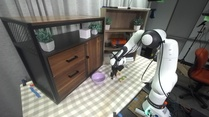
#> input picture data/left_30.jpg, 209 x 117 px, shrunk from 1280 x 720 before the run
$ jupyter execute hw3.ipynb   (shell and % lines are left out)
#> lines starting #> are read from the running program, lines starting #| are printed output that depends on the picture; long printed decimals are rounded
### code/lse.py
import numpy as np

def least_squares_estimation(X1, X2):
	"""
	inputs:
	X1: Nx3 Matrix Calibrated Point
	X2: Nx3 Matrix Calibrated Point
	X1 ~ X2

	rets:
	E: Essential Matrix using 8 point algorithm
	"""
	##### STUDENT CODE START #####
	#set up A
	N = len(X1)
	A = np.empty((N,9))

	for n in range(N):
		pr = X1[n]
		pl = X2[n]
		for i in range(3):
			for j in range(3):
				A[n][3*i+j] = pl[i] * pr[j]

	#2
	_, _, Vt = np.linalg.svd(A)
	v9 = Vt[8] # 1x9
	E = v9.reshape(3,3)	#3x3

	#3
	U, _, Vt = np.linalg.svd(E)
	S = np.diag([1, 1, 0])
	return U @ S @ Vt

	##### STUDENT CODE END #####
	return E

### code/ransac.py
from lse import least_squares_estimation
import numpy as np
# import tqdm
# import scipy.spatial as ss


def ransac_estimator(X1, X2, num_iterations=60000):
    """
    Estimates the essential matrix using RANSAC algorithm.

    Inputs:
    - X1: Nx3 Matrix, Calibrated points from first camera
    - X2: Nx3 Matrix, Calibrated points from second camera
    - num_iterations: int, Number of RANSAC iterations (default: 60000)

    Outputs:
    - E: 3x3 Matrix, Best essential matrix found
    - inliers: ndarray of shape (n,), Indices of inlier matches
    """
    sample_size = 8

    eps = 1e-4

    best_num_inliers = -1
    best_inliers = None
    best_E = None

    for i in range(num_iterations):
        # permuted_indices = np.random.permutation(np.arange(X1.shape[0]))
        permuted_indices = np.random.RandomState(seed=(i*10)).permutation(np.arange(X1.shape[0]))
        sample_indices = permuted_indices[:sample_size]
        test_indices = permuted_indices[sample_size:]

        """
        E: ndarray of shape (3,3)
            Essential matrix.
        inliers: ndarray of shape (n,)
            Indices of inlier matches.
        """
        ##### STUDENT CODE START #####
        X1 = np.asarray(X1)
        X2 = np.asarray(X2)
        X1_8 = X1[sample_indices]
        X2_8 = X2[sample_indices]

        E = least_squares_estimation(X1_8, X2_8)
        inlier_indices = []
        e3_skew = [[0, -1, 0],[1, 0, 0],[0,0,0]]

        for j, x1_test in enumerate(X1):
            if j in sample_indices:
                continue

            x2_test = X2[j]
            Ex1  = x1_test @ E.T
            Etx2 = x2_test @ E

            num = np.sum(x2_test * Ex1) ** 2
            d_x2_x1 = num / (Ex1[0]**2  + Ex1[1]**2)
            d_x1_x2 = num / (Etx2[0]**2 + Etx2[1]**2)

            if (d_x2_x1 + d_x1_x2) < 10**-4:
                inlier_indices.append(j)
        inliers = np.asarray(inlier_indices)

        ##### STUDENT CODE END #####

        if inliers.shape[0] > best_num_inliers:
            best_num_inliers = inliers.shape[0]
            best_E = E
            best_inliers = inliers


    return best_E, best_inliers

# [16 lines that do not run on import are left out]

### code/plot_epi.py
import matplotlib
import matplotlib.pyplot as plt
import numpy as np
import cv2

def plot_lines(lines, h, w):
    """
    Utility function to plot lines
    NO NEED TO MODIFY
    """

    for i in range(lines.shape[1]):
        # plt.close('all')
        if abs(lines[0, i] / lines[1, i]) < 1:
            y0 = -lines[2, i] / lines[1, i]
            yw = y0 - w * lines[0, i] / lines[1, i]
            plt.plot([0, w], [y0, yw])
            # plt.clf()
            # plt.show()
            # plt.savefig(filename)
        else:
            x0 = -lines[2, i] / lines[0, i]
            xh = x0 - h * lines[1, i] / lines[0, i]
            plt.plot([x0, xh], [0, h])
            # plt.clf
            # plt.show()
            # plt.savefig(filename)


def plot_epipolar_lines(image1, image2, uncalibrated_1, uncalibrated_2, E, K, plot=True):
    """
    Plots the epipolar lines on the images

    inputs:
    - image1: HxWx3 Matrix, First Image (Left)
    - image2: HxWx3 Matrix, Second Image (Right)
    - uncalibrated_1: Nx3 Matrix, Uncalibrated Points from Image1 (Homogeneous Coordinates)
    - uncalibrated_2: Nx3 Matrix, Uncalibrated Points from Image2 (Homogeneous Coordinates)
    - E: 3x3 Matrix, Essential Matrix
    - K: 3x3 Matrix, Intrinsic Camera Matrix
    - plot: Boolean, If True, displays the images with epipolar lines overlaid. If False, returns epipolar line equations.
    """

    ##### STUDENT CODE START #####
    K_inv = np.linalg.inv(K)
    F = K_inv.T @ E @ K_inv

    epipolar_lines_in_2 = F @ uncalibrated_1       # 3 x N
    epipolar_lines_in_1 = F.T @ uncalibrated_2     # 3 x N
    ##### STUDENT CODE END #####

    if(plot):

        plt.figure(figsize=(6.4*3, 4.8*3))
        ax = plt.subplot(1, 2, 1)
        ax.set_xlim([0, image1.shape[1]])
        ax.set_ylim([image1.shape[0], 0])
        plt.imshow(image1[:, :, ::-1])
        plot_lines(epipolar_lines_in_1, image1.shape[0], image1.shape[1])

        ax = plt.subplot(1, 2, 2)
        ax.set_xlim([0, image1.shape[1]])
        ax.set_ylim([image1.shape[0], 0])
        plt.imshow(image2[:, :, ::-1])
        plot_lines(epipolar_lines_in_2, image2.shape[0], image2.shape[1])
        plt.savefig('result/epipolar_lines.png', bbox_inches='tight', dpi=150)

    else:
        return epipolar_lines_in_1, epipolar_lines_in_2


### code/pose.py
import numpy as np

def pose_candidates_from_E(E):
	"""
	Computes four possible camera poses (rotation and translation) from the essential matrix.

    Inputs:
    - E: 3x3 Matrix, Essential Matrix

    Outputs:
    - transform_candidates: List of 4 dictionaries, each containing:
        - "T": 3x1 Vector, Translation vector
        - "R": 3x3 Matrix, Rotation matrix
	"""
	##### STUDENT CODE START #####
	U, _, Vt = np.linalg.svd(E)
	if np.linalg.det(U) * np.linalg.det(Vt) < 0:
		Vt[2, :] *= -1
	print("det U:", np.linalg.det(U), " det Vt:", np.linalg.det(Vt))
	Rz = np.array([[0, -1, 0],[1,  0, 0],[0,  0, 1]])
	T = U[:, 2]
	R_a = U @ Rz.T @ Vt
	R_b = U @ Rz @ Vt
	transform_candidates = [
        {"T":  T, "R": R_a},
        {"T":  T, "R": R_b},
        {"T": -T, "R": R_a},
        {"T": -T, "R": R_b},
    ]

    ##### STUDENT CODE END #####

	return transform_candidates

### code/recon3d.py
import numpy as np

def reconstruct3D(transform_candidates, calibrated_1, calibrated_2):
	"""
	Selects the correct camera pose from 4 candidates by triangulating points.

	This function selects (T,R) among the 4 candidates transform_candidates
	such that all triangulated points are in front of both cameras.

	Inputs:
	- transform_candidates: List of 4 dictionaries, each containing "T" and "R"
	- calibrated_1: Nx3 Matrix, Calibrated points from first camera
	- calibrated_2: Nx3 Matrix, Calibrated points from second camera

	Outputs:
	- P1: Nx3 Matrix, 3D points in camera 1 coordinate frame
	- P2: Nx3 Matrix, 3D points in camera 2 coordinate frame
	- T: 3x1 Vector, Best translation vector
	- R: 3x3 Matrix, Best rotation matrix
	"""
	best_num_front = -1
	best_candidate = None
	best_lambdas = None
	for candidate in transform_candidates:
		R = candidate['R']
		T = candidate['T']

		##### STUDENT CODE START #####
		N = calibrated_1.shape[0]
		lambdas = np.zeros((2, N))

		for i in range(N):
			A = np.column_stack([R @ calibrated_1[i], -calibrated_2[i]])   # 3 x 2
			lambdas[:, i] = np.linalg.lstsq(A, -T)[0]
		##### STUDENT CODE END #####

		num_front = np.sum(np.logical_and(lambdas[0]>0, lambdas[1]>0))

		if num_front > best_num_front:
			best_num_front = num_front
			best_candidate = candidate
			best_lambdas = lambdas
			print("best", num_front, best_lambdas[0].shape)
		else:
			print("not best", num_front)


	# lambdas[0] = lambda1 (cam1 depths), lambdas[1] = lambda2 (cam2 depths)
	P1 = best_lambdas[0].reshape(-1, 1) * calibrated_1  # 3D points in cam1 frame
	P2 = best_lambdas[1].reshape(-1, 1) * calibrated_2  # 3D points in cam2 frame
	T = best_candidate['T']
	R = best_candidate['R']
	return P1, P2, T, R

### code/show_reproj.py
import numpy as np
import matplotlib.pyplot as plt

def show_reprojections(image1, image2, uncalibrated_1, uncalibrated_2, P1, P2, K, T, R, plot=True):
	"""
	Reprojects 3D points back to both images to visualize reconstruction accuracy.

	Inputs:
	- image1: HxWx3 Matrix, First image
	- image2: HxWx3 Matrix, Second image
	- uncalibrated_1: 2xN or 3xN Matrix, Original keypoints from image1
	- uncalibrated_2: 2xN or 3xN Matrix, Original keypoints from image2
	- P1: Nx3 Matrix, 3D points in camera 1 coordinate frame
	- P2: Nx3 Matrix, 3D points in camera 2 coordinate frame
	- K: 3x3 Matrix, Intrinsic camera matrix
	- T: 3x1 Vector, Translation vector
	- R: 3x3 Matrix, Rotation matrix
	- plot: Boolean, If True displays images with reprojections; if False returns projection matrices

	Outputs (if plot=False):
	- P1proj: Nx3 Matrix, Homogeneous coordinates of P1 projected to image2
	- P2proj: Nx3 Matrix, Homogeneous coordinates of P2 projected to image1
	"""

	##### STUDENT CODE START #####
	T = np.asarray(T).reshape(3, 1)

	# cam-1 points -> cam 2's frame (P2 = R P1 + T) -> pixels
	P1_in_cam2 = R @ P1.T + T # 3 x N
	P1proj = (K @ P1_in_cam2).T # N x 3

	# cam-2 points -> cam 1's frame (P1 = R^T (P2 - T)) -> pixels
	P2_in_cam1 = R.T @ (P2.T - T) # 3 x N
	P2proj = (K @ P2_in_cam1).T # N x 3
	##### STUDENT CODE END #####

	if (plot):
		plt.figure(figsize=(6.4*3, 4.8*3))
		ax = plt.subplot(1, 2, 1)
		ax.set_xlim([0, image1.shape[1]])
		ax.set_ylim([image1.shape[0], 0])
		plt.imshow(image1[:, :, ::-1])
		plt.plot(P2proj[:, 0] / P2proj[:, 2],
			P2proj[:, 1] / P2proj[:, 2], 'bs')
		plt.plot(uncalibrated_1[0, :], uncalibrated_1[1, :], 'ro')

		ax = plt.subplot(1, 2, 2)
		ax.set_xlim([0, image1.shape[1]])
		ax.set_ylim([image1.shape[0], 0])
		plt.imshow(image2[:, :, ::-1])
		plt.plot(P1proj[:, 0] / P1proj[:, 2],
			P1proj[:, 1] / P1proj[:, 2], 'bs')
		plt.plot(uncalibrated_2[0, :], uncalibrated_2[1, :], 'ro')
		plt.savefig('result/show_reproj.png', bbox_inches='tight', dpi=150)

	else:
		return P1proj, P2proj

### hw3.ipynb
# CIS 5800: HW3C — 3D Reconstruction (Fall 2026)

**Student notebook** — run this notebook from the `homework_3/` folder, with `data/` and `code/` as siblings of this file. In Google Colab, first upload and extract the student ZIP into `/content/`, then run `%cd /content/homework_3` before executing notebook cells.

**Correspondence generation is part of this assignment.** The images are provided, but no precomputed keypoints, descriptors, or point correspondences are supplied. Run the SIFT feature detection and matching cells below to generate correspondences, then use them in your implementations of essential-matrix estimation, RANSAC, pose recovery, triangulation, and reprojection.

Only modify the marked `##### STUDENT CODE START #####` sections in `lse.py`, `plot_epi.py`, `pose.py`, `ransac.py`, `recon3d.py`, and `show_reproj.py`. Submit only those six Python files. The notebook and optional interactive visualizer are debugging tools and are not submitted.

See the accompanying HW3 handout for complete instructions.

[cell 1]

import matplotlib.pyplot as plt
import cv2
import numpy as np
from pathlib import Path
import sys

# Notebook must run from homework_3/ (also works in Colab after %cd).
assert Path('data/left_30.jpg').is_file() and Path('data/right_30.jpg').is_file(), (
    'Cannot find images. Extract the student ZIP and run this notebook '
    'from the homework_3 directory (in Colab: %cd /content/homework_3).')
Path('result').mkdir(exist_ok=True)
sys.path.insert(0, str(Path('code').resolve()))
np.random.seed(42)
print('OpenCV:', cv2.__version__)
assert hasattr(cv2, 'SIFT_create'), 'OpenCV SIFT is missing; install a recent opencv-python version.'

## Step 1 — Load the supplied camera images

The images are supplied; **correspondences are not**. The next cells will compute keypoints, descriptors, and matched pixel positions directly from this image pair.

[cell 2]
# load the images
im_left = cv2.imread('data/left_30.jpg')
#> im_left is the input picture: shape (117, 209, 3); mean B, G, R 108.5, 113.7, 116.2
print("image shape:", im_left.shape)
#| image shape: (117, 209, 3)
plt.imshow(im_left[:, :, ::-1])
plt.figure()
im_right = cv2.imread('data/right_30.jpg')
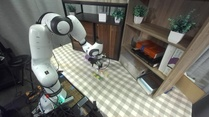
#> input picture data/right_30.jpg, 209 x 117 px, shrunk from 1280 x 720 before the run
#> im_right is the input picture: shape (117, 209, 3); mean B, G, R 105.6, 112.9, 113.3
plt.imshow(im_right[:, :, ::-1])
images = [im_left, im_right]

[cell 3]
# Both provided views are rectified; use zero distortion as specified in the handout.
f1 = f2 = 967.0
u0, v0 = 640.0, 360.0
K = np.array([[f1, 0, u0],
              [0, f2, v0],
              [0, 0, 1]], dtype=float)
print('K =\n', K)

## Step 2 — Generate correspondences using SIFT

Run the **provided** cells below. They detect SIFT keypoints in both images, compute descriptors, and match them with a brute-force descriptor matcher. You do **not** need to implement SIFT or manually label correspondences. Inspect the matches; some will be outliers, which your RANSAC implementation will remove later.

The resulting matched point arrays are extracted from these matches and calibrated with $K^{-1}$ before the eight-point algorithm.

[cell 4]
""" Detects SIFT features in all of the images
"""
keypoints = []
descriptions = []
for im in images:
  gray= cv2.cvtColor(im,cv2.COLOR_BGR2GRAY)

  sift = cv2.SIFT_create()
  kp, des = sift.detectAndCompute(gray,None)

  keypoints.append(kp)
  descriptions.append(des)

  plt.figure(figsize=(6.4*2, 4.8*2))
  out_im = cv2.drawKeypoints(gray,kp, gray, flags=cv2.DRAW_MATCHES_FLAGS_DRAW_RICH_KEYPOINTS)

  plt.imshow(out_im)
  plt.savefig('result/sift_keypoints_{}.png'.format(len(keypoints)), bbox_inches='tight', dpi=150)
#> this loop made 2 passes
#> pass 1, `gray= cv2.cvtColor(im,cv2.COLOR_BGR2GRAY)`:
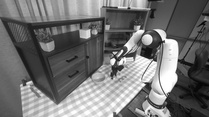
#> gray: shape (117, 209); min 2, max 255, mean 113.8
#> pass 1, `out_im = cv2.drawKeypoints(gray,kp, gray, flags=cv2.DRAW_MATCHES_FLAGS..`:
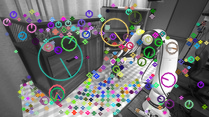
#> out_im: shape (117, 209, 3); mean of channels 0, 1, 2 113.6, 113.3, 112.6; drawn as B, G, R
#> pass 2, `gray= cv2.cvtColor(im,cv2.COLOR_BGR2GRAY)`:
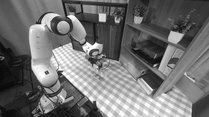
#> gray: shape (117, 209); min 7, max 255, mean 112.2
#> pass 2, `out_im = cv2.drawKeypoints(gray,kp, gray, flags=cv2.DRAW_MATCHES_FLAGS..`:
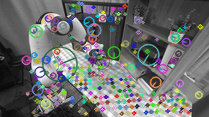
#> out_im: shape (117, 209, 3); mean of channels 0, 1, 2 108.9, 109.1, 108; drawn as B, G, R
#> after the loop, descriptions = 2 items; keypoints = 2 items

[cell 5]
""" Matches the detected keypoints between the images
"""

bf = cv2.BFMatcher(cv2.NORM_L2, crossCheck=True)
matches = bf.match(descriptions[0], descriptions[1])
#> matches = 88 matches

print("num matches", len(matches))
#| num matches 88

matched_image = cv2.drawMatches(images[0][:, :, ::-1], keypoints[0], images[1][:, :, ::-1], keypoints[1], matches, None, flags=2)
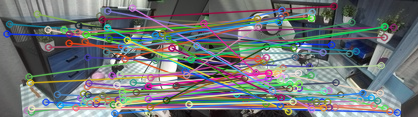
#> matched_image: shape (117, 418, 3); mean of channels 0, 1, 2 118.4, 117, 111.8; drawn as B, G, R
plt.figure(figsize=(6.4*2, 4.8*2))
plt.title("All Matches")
plt.imshow(matched_image)

[cell 6]
""" Compute calibrated coordinates
K is already defined in the calibration cell above.
"""
uncalibrated_1 = [[keypoints[0][match.queryIdx].pt[0], keypoints[0][match.queryIdx].pt[1], 1] for match in matches]
#> uncalibrated_1 = 88 items, first 6: [6.5, 33.48, 1], [9.22, 23.66, 1], [26.9, 110.2, 1], [28.48, 76.48, 1], [29.93, 82.35, 1], [30.86, 111.6, 1]
uncalibrated_2 = [[keypoints[1][match.trainIdx].pt[0], keypoints[1][match.trainIdx].pt[1], 1] for match in matches]
#> uncalibrated_2 = 88 items, first 6: [122.1, 44.48, 1], [146.8, 50.9, 1], [156.9, 100.4, 1], [175.3, 26.24, 1], [39.51, 71.72, 1], [101.6, 75, 1]

uncalibrated_1 = np.array(uncalibrated_1).T
uncalibrated_2 = np.array(uncalibrated_2).T

k_inv = np.linalg.inv(K)

calibrated_1 = np.matmul(k_inv, uncalibrated_1).T
#> calibrated_1 = 88 rows, first 8: [-0.655, -0.338, 1], [-0.652, -0.348, 1], [-0.634, -0.258, 1], [-0.632, -0.293, 1], [-0.631, -0.287, 1], [-0.63, -0.257, 1], [-0.63, -0.261, 1], [-0.63, -0.261, 1]
calibrated_2 = np.matmul(k_inv, uncalibrated_2).T
#> calibrated_2 = 88 rows, first 8: [-0.536, -0.326, 1], [-0.51, -0.32, 1], [-0.5, -0.268, 1], [-0.481, -0.345, 1], [-0.621, -0.298, 1], [-0.557, -0.295, 1], [-0.487, -0.261, 1], [-0.487, -0.261, 1]

assert len(matches) >= 8, 'Need at least eight correspondences for the eight-point algorithm.'
print('Generated', len(matches), 'raw SIFT correspondences')
#| Generated 88 raw SIFT correspondences
print('Pixel points (3xN):', uncalibrated_1.shape, uncalibrated_2.shape)
#| Pixel points (3xN): (3, 88) (3, 88)
print('Calibrated points (Nx3):', calibrated_1.shape, calibrated_2.shape)
#| Calibrated points (Nx3): (88, 3) (88, 3)

Let's test your `least_squares_estimation` method.

[cell 7]
from lse import least_squares_estimation

E_least = least_squares_estimation(calibrated_1, calibrated_2)
#> in least_squares_estimation, `N = len(X1)`: N = 88
#> the loop in least_squares_estimation, `for n in range(N):` made 88 passes
#> (pr, pl) on passes 1 to 4: ([-0.655, -0.338, 1], [-0.536, -0.326, 1]), ([-0.652, -0.348, 1], [-0.51, -0.32, 1]), ([-0.634, -0.258, 1], [-0.5, -0.268, 1]), ([-0.632, -0.293, 1], [-0.481, -0.345, 1])
#> in least_squares_estimation, `v9 = Vt[8]`: v9 = [0.0123, 0.133, 0.0519, -0.0972, -0.902, -0.339, -0.0246, -0.19, -0.0718]
#> in least_squares_estimation, `E = v9.reshape(3,3)`: E = [[0.0123, 0.133, 0.0519], [-0.0972, -0.902, -0.339], [-0.0246, -0.19, -0.0718]]
#> in least_squares_estimation, `U, _, Vt = np.linalg.svd(E)`: U = [[-0.143, -0.521, -0.842], [0.968, 0.102, -0.228], [0.205, -0.847, 0.49]]; Vt = [[-0.101, -0.931, -0.351], [0.983, -0.0396, -0.178], [-0.152, 0.363, -0.919]]
#> E_least = [[-0.498, 0.154, 0.143], [0.0028, -0.906, -0.358], [-0.854, -0.157, 0.079]]
print("E least", E_least)
#| E least [[-0.4977  0.1541  0.1429]
#|  [ 0.002801  -0.9056 -0.3576]
#|  [-0.854 -0.1572  0.079 ]]

Let's test your `ransac_estimator` method.

[cell 8]
from ransac import ransac_estimator

# running this cell will take a while!!!

E_ransac, inliers = ransac_estimator(calibrated_1, calibrated_2, num_iterations=2000)
#> after the loop in ransac_estimator, `for i in range(num_iterations):`: X1 has the same summary as calibrated_1 outside ransac_estimator; X2 has the same summary as calibrated_2 outside ransac_estimator; best_inliers = 29 values from 0 to 85; best_num_inliers = 29
#> E_ransac = [[-0.112, 0.829, 0.209], [0.875, -0.14, 0.379], [0.215, 0.467, 0.252]]; inliers = 29 values from 0 to 85
# For a longer RANSAC run, increase num_iterations (e.g., to 60000).
print("E_ransac", E_ransac)
#| E_ransac [[-0.1117  0.8288  0.2093]
#|  [ 0.8751 -0.1405  0.3789 ]
#|  [ 0.215  0.4667   0.2524]]
print("Num inliers", inliers.shape)
#| Num inliers (29,)

inlier_matches = [matches[i] for i in inliers]
#> inlier_matches = 29 matches

matched_image = cv2.drawMatches(images[0][:, :, ::-1],
                                keypoints[0],
                                images[1][:, :, ::-1],
                                keypoints[1],
                                inlier_matches, None, flags=2)
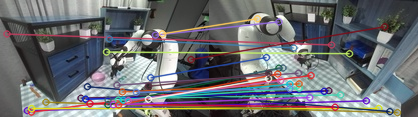
#> matched_image: shape (117, 418, 3); mean of channels 0, 1, 2 113.6, 110.2, 109.1; drawn as B, G, R
plt.figure(figsize=(6.4*2, 4.8*2))
plt.title("RANSAC Inlier Matches")
plt.imshow(matched_image)
plt.savefig('result/ransac_inlier_matches.png', bbox_inches='tight', dpi=150)

[cell 9]
from plot_epi import plot_epipolar_lines

uncalibrated_inliers_1 = [[keypoints[0][match.queryIdx].pt[0], keypoints[0][match.queryIdx].pt[1], 1] for match in inlier_matches]
#> uncalibrated_inliers_1 = 29 items, first 6: [6.5, 33.48, 1], [26.9, 110.2, 1], [30.86, 111.6, 1], [31.18, 108.1, 1], [31.18, 108.1, 1], [45.46, 101.8, 1]
uncalibrated_inliers_2 = [[keypoints[1][match.trainIdx].pt[0], keypoints[1][match.trainIdx].pt[1], 1] for match in inlier_matches]
#> uncalibrated_inliers_2 = 29 items, first 6: [122.1, 44.48, 1], [156.9, 100.4, 1], [101.6, 75, 1], [169.3, 108, 1], [169.3, 108, 1], [188, 112.1, 1]
uncalibrated_inliers_1 = np.array(uncalibrated_inliers_1).T
uncalibrated_inliers_2 = np.array(uncalibrated_inliers_2).T

plot_epipolar_lines(images[0], images[1], uncalibrated_inliers_1, uncalibrated_inliers_2, E_ransac, K)
#> in plot_epipolar_lines, `F = K_inv.T @ E @ K_inv`: F = [[-1.2e-07, 8.86e-07, -2.62e-05], [9.36e-07, -1.5e-07, -0.000153], [-3.81e-05, -3.05e-05, 0.00816]]
#> the loop in plot_lines, `for i in range(lines.shape[1]): # plt.close('all')` made 29 passes
#> (y0, yw) on passes 1 to 4: (25.94, 58.46), (121, 37.96), (123.9, 37.34), (123.9, 37.34)
#> the loop in plot_lines (call 2), `for i in range(lines.shape[1]): # plt.close('all')` made 29 passes
#> (y0, yw) on passes 1 to 4: (45.33, 49.09), (26.09, 125), (25.36, 127.8), (26.2, 124.5)
#> in plot_epipolar_lines, `plt.savefig('result/epipolar_lines.png', bbox_inches='tight', dpi=150)`:
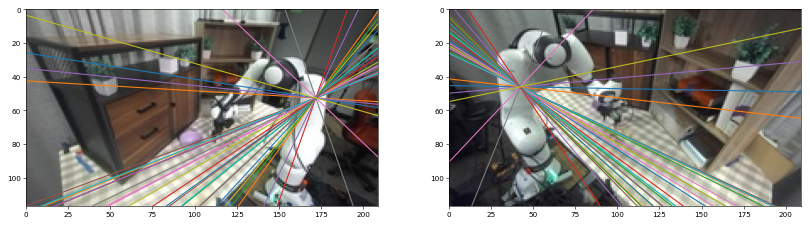
#> figure drawn by matplotlib, 2 panels
plt.savefig('result/epipolar_lines.png', bbox_inches='tight', dpi=150)

Let's test your `pose_candidates_from_E` method.

[cell 10]
from pose import pose_candidates_from_E

transform_candidates = pose_candidates_from_E(E_ransac)
#> in pose_candidates_from_E, `U, _, Vt = np.linalg.svd(E)`: U = [[-0.853, -0.123, -0.507], [0.0191, 0.964, -0.266], [-0.521, 0.237, 0.82]]; Vt = [[-1.56e-16, -0.953, -0.303], [0.908, -0.127, 0.399], [0.419, 0.275, -0.865]]
#| det U: -1  det Vt: -1.000
#> in pose_candidates_from_E, `T = U[:, 2]`: T = [-0.507, -0.266, 0.82]
#> in pose_candidates_from_E, `R_a = U @ Rz.T @ Vt`: R_a = [[-0.987, -0.148, 0.0607], [-0.0941, 0.843, 0.53], [-0.13, 0.517, -0.846]]
#> in pose_candidates_from_E, `R_b = U @ Rz @ Vt`: R_b = [[0.562, -0.13, 0.816], [-0.129, -0.989, -0.0692], [0.817, -0.0663, -0.573]]
#> transform_candidates = 4 items
print("transform_candidates", transform_candidates)
#| transform_candidates [{'T': array([-0.5068, -0.2662,  0.8199]), 'R': array([[-0.9871, -0.1484,  0.06071],
#|        [-0.09414,  0.8428,  0.5299],
#|        [-0.1298,  0.5173, -0.8459]])}, {'T': array([-0.5068, -0.2662,  0.8199]), 'R': array([[ 0.5625, -0.1303,  0.8165],
#> (further printed lines are left out)
for c in transform_candidates:
  print(np.linalg.det(c['R']))
#> this loop made 4 passes
#| 1.0
#| 1
#> (further printed lines are left out)
#> the loop in reconstruct3D, `for candidate in transform_candidates:` made 4 passes
#> (T, N, num_front, best_num_front) on pass 1: ([-0.507, -0.266, 0.82], 29, 28, 28)
#> (printed output is left out)

np.array([[0, -1, 0], [1, 0, 0], [0, 0, 1]]).T

[cell 11]
def plot_reconstruction(P1, P2, T, R):
  P1trans = (R @ P1.T).T + T

  plt.figure(figsize=(6.4*2, 4.8*2))
  ax = plt.axes()
  ax.set_xlabel('x')
  ax.set_ylabel('z')

  for i in range(P1.shape[0]):
    plt.plot([0, P2[i, 0]], [0, P2[i, 2]], 'bs-')
    plt.plot([T[0], P1trans[i, 0]], [T[2], P1trans[i, 2]], 'ro-')
  plt.plot([0], [0], 'bs')
  plt.plot([T[0]], [T[2]], 'ro')
  plt.savefig('result/reconstruction.png', bbox_inches='tight', dpi=150)
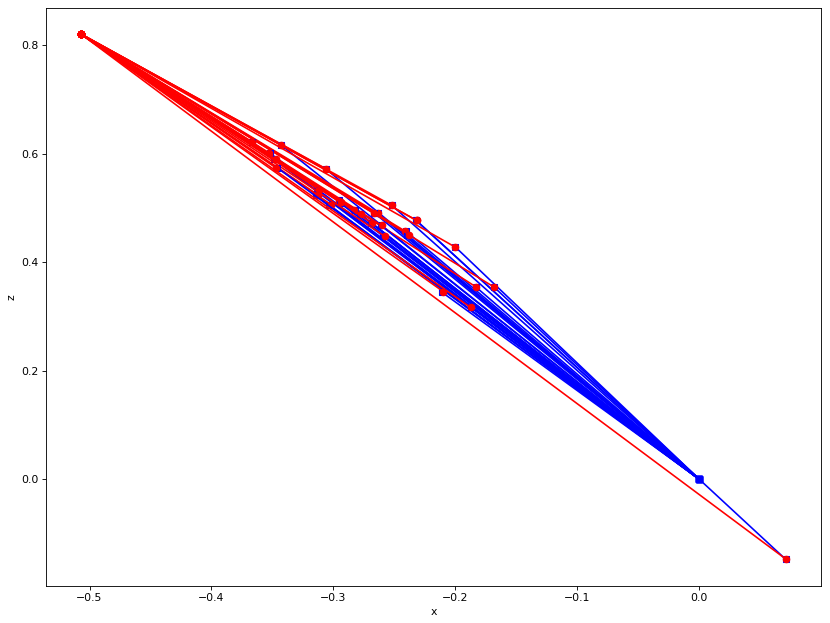
#> figure drawn by matplotlib, 1 panel

Let's test your `reconstruct3D` method.

[cell 12]
from recon3d import reconstruct3D

P1, P2, T, R = reconstruct3D(transform_candidates, calibrated_1[inliers], calibrated_2[inliers])

plot_reconstruction(P1, P2, T, R)

Let's test your `show_reprojections` method. This will display the reprojections on the two images.

[cell 13]
from show_reproj import show_reprojections

show_reprojections(images[0], images[1], uncalibrated_inliers_1, uncalibrated_inliers_2, P1, P2, K, T, R)
#> in show_reprojections, `plt.savefig('result/show_reproj.png', bbox_inches='tight', dpi=150)`:
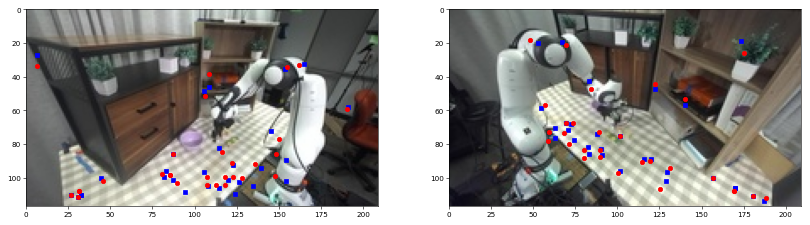
#> figure drawn by matplotlib, 2 panels
